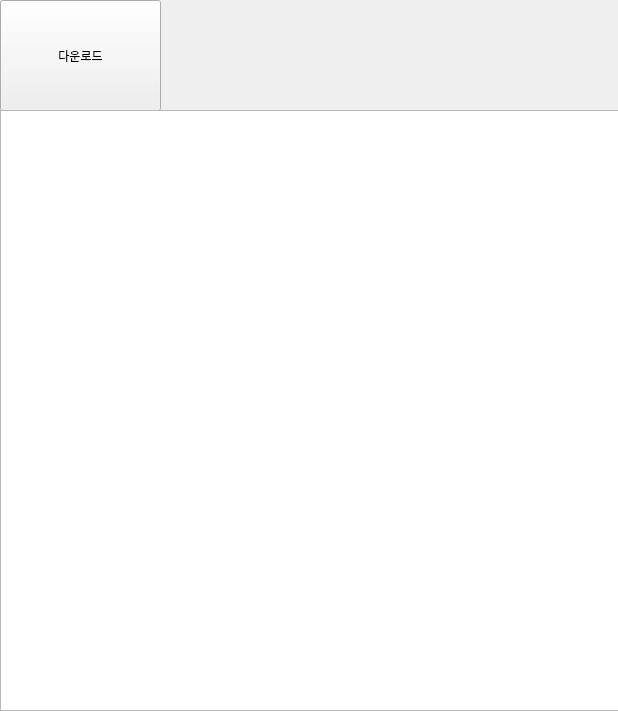
<?xml version="1.0" encoding="UTF-8"?>
<ui version="4.0">
 <class>MainWindow</class>
 <widget class="QMainWindow" name="MainWindow">
  <property name="windowModality">
   <enum>Qt::ApplicationModal</enum>
  </property>
  <property name="geometry">
   <rect>
    <x>0</x>
    <y>0</y>
    <width>618</width>
    <height>711</height>
   </rect>
  </property>
  <property name="windowTitle">
   <string>Youtube Video Extraction</string>
  </property>
  <property name="windowIcon">
   <iconset resource="../Img/resource.qrc">
    <normaloff>:/Icon/8k.png</normaloff>:/Icon/8k.png</iconset>
  </property>
  <widget class="QWidget" name="centralwidget">
   <widget class="QPushButton" name="download">
    <property name="geometry">
     <rect>
      <x>0</x>
      <y>0</y>
      <width>161</width>
      <height>111</height>
     </rect>
    </property>
    <property name="text">
     <string>다운로드</string>
    </property>
    <property name="icon">
     <iconset resource="../Img/resource.qrc">
      <normaloff>:/Icon/plus.png</normaloff>:/Icon/plus.png</iconset>
    </property>
   </widget>
   <widget class="QTableView" name="tableView">
    <property name="geometry">
     <rect>
      <x>0</x>
      <y>110</y>
      <width>621</width>
      <height>601</height>
     </rect>
    </property>
    <property name="whatsThis">
     <string/>
    </property>
   </widget>
  </widget>
 </widget>
 <resources>
  <include location="../Img/resource.qrc"/>
 </resources>
 <connections/>
</ui>
